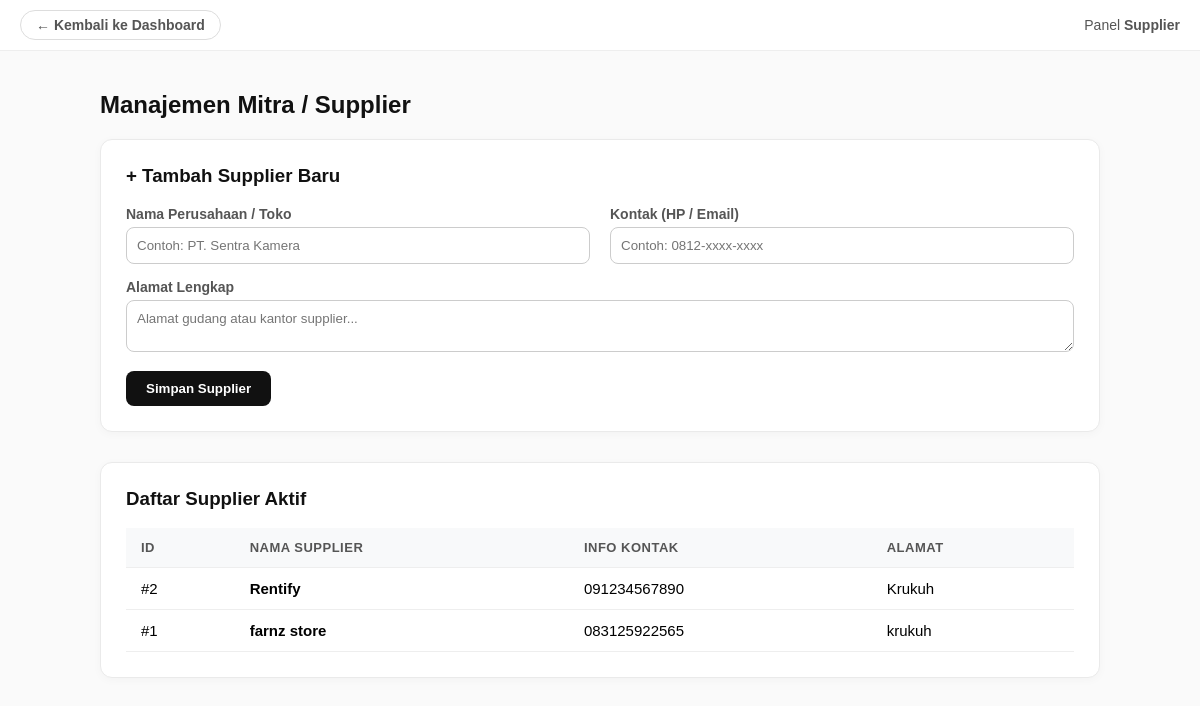
Page /suppliers.php (signed in) on the committed database.
### tables this page shows
CREATE TABLE `suppliers` (
  `id` int(11) NOT NULL,
  `name` varchar(150) NOT NULL,
  `contact_info` varchar(255) DEFAULT NULL,
  `address` text DEFAULT NULL
);

### public/suppliers.php (the view, shortened to what this page needs)
<?php
require_once '../config/db.php';
$stmt = $pdo->query("SELECT * FROM suppliers ORDER BY id DESC");
$suppliers = $stmt->fetchAll(PDO::FETCH_ASSOC);
?>
<!DOCTYPE html>
<html lang="id">
<head>
</head>
<body>
    <div class="top-bar">
        <a href="index.php" class="btn-back">&larr; Kembali ke Dashboard</a>
        <span style="font-size: 14px; color: #555; margin-left: auto;">Panel <strong>Supplier</strong></span>
    </div>
    <div class="container">
        <h2>Manajemen Mitra / Supplier</h2>
        <div class="card">
            <h3>+ Tambah Supplier Baru</h3>
            <form method="POST">
                <div style="display: flex; gap: 20px;">
                    <div class="form-group" style="flex: 1;">
                        <label>Nama Perusahaan / Toko</label>
                        <input type="text" name="name" required placeholder="Contoh: PT. Sentra Kamera">
                    </div>
                    <div class="form-group" style="flex: 1;">
                        <label>Kontak (HP / Email)</label>
                        <input type="text" name="contact" placeholder="Contoh: 0812-xxxx-xxxx">
                    </div>
                </div>
                <div class="form-group">
                    <label>Alamat Lengkap</label>
                    <textarea name="address" rows="2" placeholder="Alamat gudang atau kantor supplier..."></textarea>
                </div>
                <button type="submit" name="add_supplier" class="btn">Simpan Supplier</button>
            </form>
        </div>
        <div class="card">
            <h3>Daftar Supplier Aktif</h3>
            <table>
                <tr>
                    <th>ID</th>
                    <th>Nama Supplier</th>
                    <th>Info Kontak</th>
                    <th>Alamat</th>
                </tr>
                <?php if (count($suppliers) > 0): ?>
                    <?php foreach ($suppliers as $s): ?>
                    <tr>
                        <td>#<?= $s['id'] ?></td>
                        <td><strong><?= htmlspecialchars($s['name']) ?></strong></td>
                        <td><?= htmlspecialchars($s['contact_info']) ?></td>
                        <td><?= htmlspecialchars($s['address']) ?></td>
                    </tr>
                    <?php endforeach; ?>
                <?php else: ?>
                    <tr>
                        <td colspan="4" style="text-align:center; color:#888; padding: 20px;">Belum ada data supplier yang ditambahkan.</td>
                    </tr>
                <?php endif; ?>
            </table>
        </div>
    </div>
</body>
</html>

### public/suppliers.php (style rules this page uses)
body { font-family: sans-serif; background-color: #fafafa; margin: 0; }
.top-bar { display: flex; align-items: center; padding: 10px 20px; background-color: #fff; border-bottom: 1px solid #eee; }
.container { max-width: 1000px; margin: 40px auto; padding: 0 20px; }
.card { background: white; padding: 25px; border-radius: 12px; box-shadow: 0 2px 10px rgba(0,0,0,0.03); margin-bottom: 30px; border: 1px solid #eaeaea; }
h2, h3 { color: #111; margin-top: 0; }
.form-group { margin-bottom: 15px; }
label { display: block; font-size: 14px; color: #555; margin-bottom: 5px; font-weight: bold; }
input, textarea { width: 100%; padding: 10px; border: 1px solid #ccc; border-radius: 8px; box-sizing: border-box; font-family: inherit; }
.btn { background: #111; color: white; padding: 10px 20px; border-radius: 8px; border: none; cursor: pointer; font-weight: bold; transition: 0.2s; }
.btn-back { display: inline-block; margin-right: auto; color: #555; text-decoration: none; font-size: 14px; font-weight: bold; border: 1px solid #ddd; padding: 6px 15px; border-radius: 20px; }
table { width: 100%; border-collapse: collapse; margin-top: 10px; }
th, td { padding: 12px 15px; text-align: left; border-bottom: 1px solid #eee; font-size: 15px; }
th { background-color: #f8f9fa; color: #555; text-transform: uppercase; font-size: 13px; letter-spacing: 0.5px; }

### rows in the picture
suppliers: id "2", name "Rentify", contact_info "091234567890", address "Krukuh"
suppliers: id "1", name "farnz store", contact_info "083125922565", address "krukuh"
